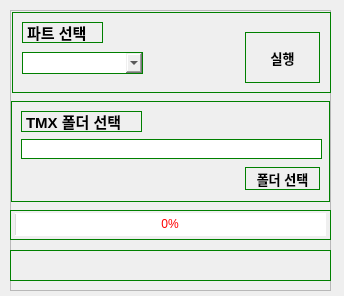
<?xml version="1.0" encoding="UTF-8"?>
<ui version="4.0">
 <class>MainWindow</class>
 <widget class="QMainWindow" name="MainWindow">
  <property name="geometry">
   <rect>
    <x>0</x>
    <y>0</y>
    <width>344</width>
    <height>296</height>
   </rect>
  </property>
  <property name="windowTitle">
   <string>MainWindow</string>
  </property>
  <widget class="QWidget" name="centralwidget">
   <widget class="QFrame" name="frame">
    <property name="geometry">
     <rect>
      <x>10</x>
      <y>10</y>
      <width>321</width>
      <height>281</height>
     </rect>
    </property>
    <property name="styleSheet">
     <string notr="true"/>
    </property>
    <property name="frameShape">
     <enum>QFrame::StyledPanel</enum>
    </property>
    <property name="frameShadow">
     <enum>QFrame::Raised</enum>
    </property>
    <widget class="QFrame" name="frame_4">
     <property name="geometry">
      <rect>
       <x>0</x>
       <y>200</y>
       <width>321</width>
       <height>30</height>
      </rect>
     </property>
     <property name="maximumSize">
      <size>
       <width>16777215</width>
       <height>30</height>
      </size>
     </property>
     <property name="styleSheet">
      <string notr="true">border: 1px solid green;</string>
     </property>
     <property name="frameShape">
      <enum>QFrame::StyledPanel</enum>
     </property>
     <property name="frameShadow">
      <enum>QFrame::Raised</enum>
     </property>
     <widget class="QProgressBar" name="pbar1">
      <property name="geometry">
       <rect>
        <x>5</x>
        <y>3</y>
        <width>311</width>
        <height>23</height>
       </rect>
      </property>
      <property name="maximumSize">
       <size>
        <width>16777215</width>
        <height>16777215</height>
       </size>
      </property>
      <property name="styleSheet">
       <string notr="true">border-style: none;
color: red;</string>
      </property>
      <property name="value">
       <number>0</number>
      </property>
      <property name="alignment">
       <set>Qt::AlignCenter</set>
      </property>
     </widget>
    </widget>
    <widget class="QFrame" name="frame_5">
     <property name="geometry">
      <rect>
       <x>0</x>
       <y>240</y>
       <width>321</width>
       <height>31</height>
      </rect>
     </property>
     <property name="styleSheet">
      <string notr="true">border: 1px solid green;</string>
     </property>
     <property name="frameShape">
      <enum>QFrame::StyledPanel</enum>
     </property>
     <property name="frameShadow">
      <enum>QFrame::Raised</enum>
     </property>
     <widget class="QLabel" name="lb2">
      <property name="geometry">
       <rect>
        <x>0</x>
        <y>5</y>
        <width>321</width>
        <height>21</height>
       </rect>
      </property>
      <property name="font">
       <font>
        <pointsize>11</pointsize>
        <weight>75</weight>
        <bold>true</bold>
        <stylestrategy>PreferAntialias</stylestrategy>
       </font>
      </property>
      <property name="cursor">
       <cursorShape>ArrowCursor</cursorShape>
      </property>
      <property name="styleSheet">
       <string notr="true">border-style: none;</string>
      </property>
      <property name="lineWidth">
       <number>0</number>
      </property>
      <property name="text">
       <string/>
      </property>
      <property name="alignment">
       <set>Qt::AlignCenter</set>
      </property>
     </widget>
    </widget>
    <widget class="QFrame" name="frame_2">
     <property name="geometry">
      <rect>
       <x>2</x>
       <y>2</y>
       <width>319</width>
       <height>81</height>
      </rect>
     </property>
     <property name="styleSheet">
      <string notr="true">border: 1px solid green;</string>
     </property>
     <property name="frameShape">
      <enum>QFrame::StyledPanel</enum>
     </property>
     <property name="frameShadow">
      <enum>QFrame::Raised</enum>
     </property>
     <widget class="QLabel" name="label">
      <property name="geometry">
       <rect>
        <x>10</x>
        <y>10</y>
        <width>81</width>
        <height>21</height>
       </rect>
      </property>
      <property name="font">
       <font>
        <pointsize>11</pointsize>
        <weight>75</weight>
        <bold>true</bold>
       </font>
      </property>
      <property name="text">
       <string>파트 선택</string>
      </property>
     </widget>
     <widget class="QComboBox" name="cb1">
      <property name="geometry">
       <rect>
        <x>10</x>
        <y>40</y>
        <width>121</width>
        <height>22</height>
       </rect>
      </property>
     </widget>
     <widget class="QPushButton" name="bt1">
      <property name="geometry">
       <rect>
        <x>233</x>
        <y>20</y>
        <width>75</width>
        <height>51</height>
       </rect>
      </property>
      <property name="font">
       <font>
        <pointsize>10</pointsize>
        <weight>75</weight>
        <bold>true</bold>
       </font>
      </property>
      <property name="text">
       <string>실행</string>
      </property>
     </widget>
    </widget>
    <widget class="QFrame" name="frame_3">
     <property name="geometry">
      <rect>
       <x>1</x>
       <y>91</y>
       <width>319</width>
       <height>101</height>
      </rect>
     </property>
     <property name="styleSheet">
      <string notr="true">border: 1px solid green;</string>
     </property>
     <property name="frameShape">
      <enum>QFrame::StyledPanel</enum>
     </property>
     <property name="frameShadow">
      <enum>QFrame::Raised</enum>
     </property>
     <widget class="QLabel" name="label_3">
      <property name="geometry">
       <rect>
        <x>10</x>
        <y>10</y>
        <width>121</width>
        <height>21</height>
       </rect>
      </property>
      <property name="font">
       <font>
        <pointsize>11</pointsize>
        <weight>75</weight>
        <bold>true</bold>
       </font>
      </property>
      <property name="text">
       <string>TMX 폴더 선택</string>
      </property>
     </widget>
     <widget class="QLineEdit" name="le1">
      <property name="geometry">
       <rect>
        <x>10</x>
        <y>38</y>
        <width>301</width>
        <height>20</height>
       </rect>
      </property>
     </widget>
     <widget class="QPushButton" name="bt2">
      <property name="geometry">
       <rect>
        <x>234</x>
        <y>66</y>
        <width>75</width>
        <height>23</height>
       </rect>
      </property>
      <property name="font">
       <font>
        <pointsize>10</pointsize>
        <weight>75</weight>
        <bold>true</bold>
       </font>
      </property>
      <property name="text">
       <string>폴더 선택</string>
      </property>
     </widget>
    </widget>
   </widget>
  </widget>
 </widget>
 <resources/>
 <connections/>
</ui>
